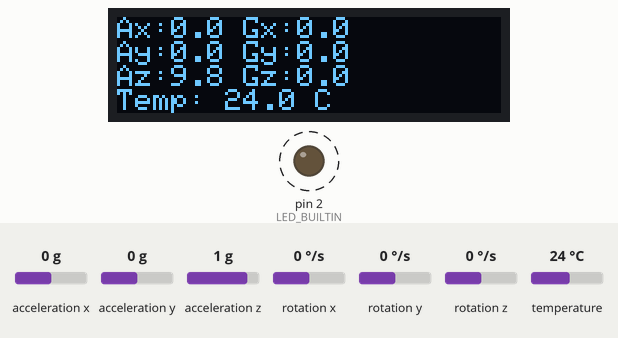
Simulated run of this program. Board: Arduino Uno, built with avr-gcc and run on an emulated ATmega328P. On the bench: 128×32 one-colour display, output pins drawn as LEDs (lit = HIGH). Dashed ring = blinking. The test bench sets the inputs (shaded band); at power-on: acceleration x 0 g, acceleration y 0 g, acceleration z 1 g, rotation x 0 °/s, rotation y 0 °/s, rotation z 0 °/s, temperature 24 °C. What the program prints to the serial monitor is not drawn.

Above: at 2.3 s.
2.4 s: acceleration x set to -1.4 g
At 3.7 s:
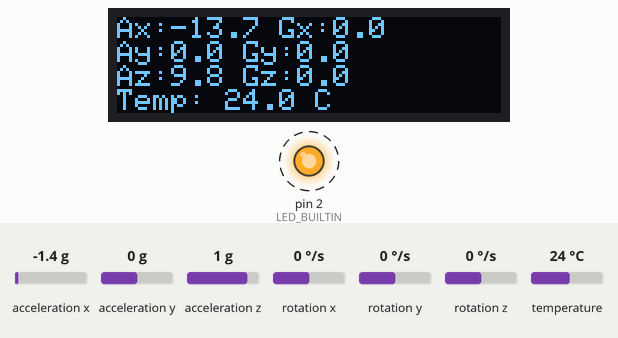
4.6 s: acceleration y set to -1.4 g
At 5.6 s:
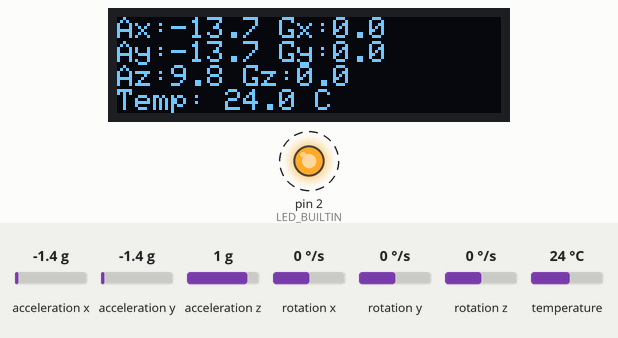
6.6 s: acceleration z set to -1.4 g
At 7.6 s:
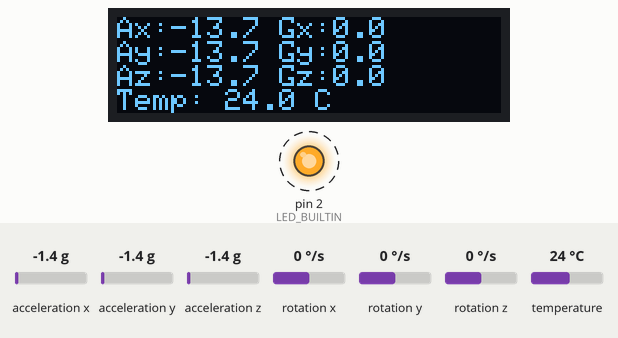
8.7 s: rotation x set to -192 °/s
At 9.8 s:
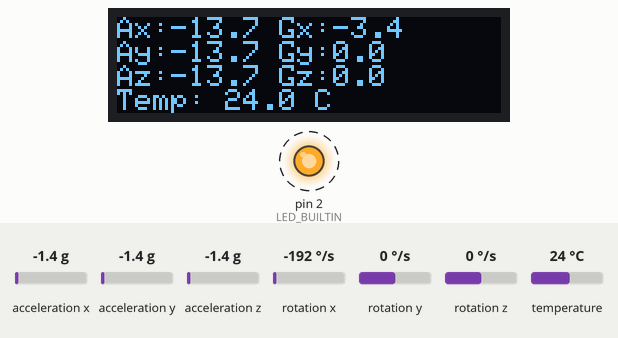
10.7 s: rotation y set to -192 °/s
At 12.0 s:
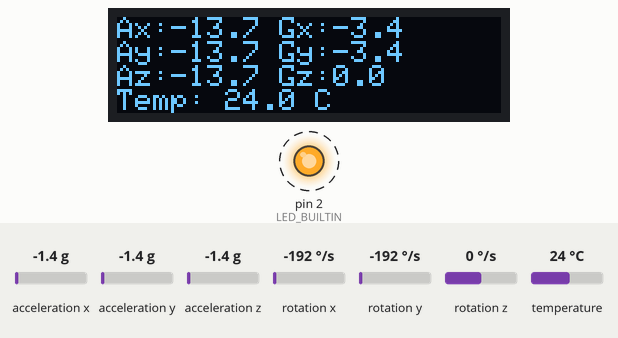
12.7 s: rotation z set to -192 °/s
At 14.0 s:
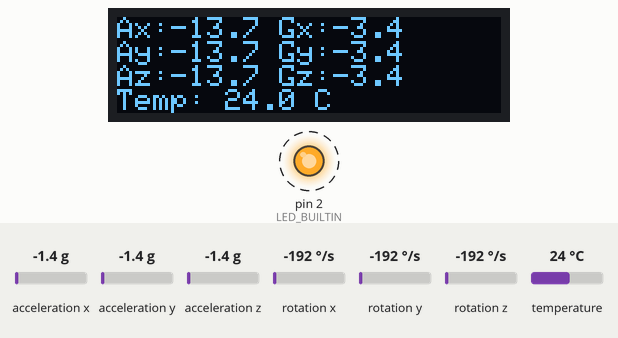
Timing chart, 0 to 15.7 s (numbered marks = the images above; inputs shaded):
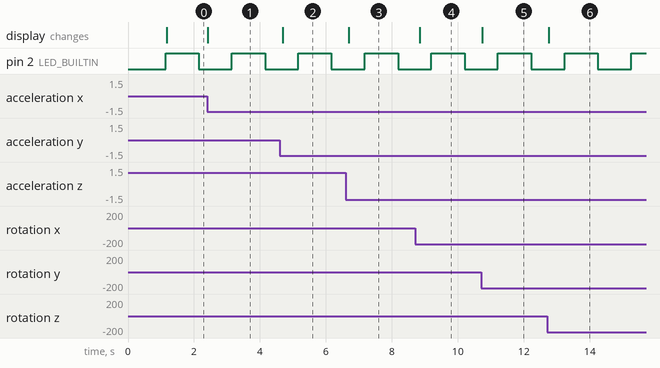

The program:

main.cpp
```cpp
#include <Arduino.h>
#include <Adafruit_MPU6050.h>
#include <Adafruit_SSD1306.h>
#include <Adafruit_Sensor.h>
#include <Wire.h>

// Definición del pin del LED integrado para la depuración
#define LED_BUILTIN 2

// Objetos para los sensores y la pantalla
Adafruit_MPU6050 mpu;
Adafruit_SSD1306 display = Adafruit_SSD1306(128, 32, &Wire);

// Banderas para verificar si los dispositivos se inicializaron correctamente
bool sensor_ok = false;
bool display_ok = false;

void setup() {
  Serial.begin(115200);
  pinMode(LED_BUILTIN, OUTPUT);
  Serial.println("--- Inicio de Diagnostico ---");
  Wire.begin();

  // 1. Diagnóstico de la pantalla OLED
  if (!display.begin(SSD1306_SWITCHCAPVCC, 0x3C)) {
    Serial.println("Error: No se pudo inicializar la pantalla OLED. Revise las conexiones.");
    for (int i = 0; i < 10; i++) {
      digitalWrite(LED_BUILTIN, HIGH);
      delay(100);
      digitalWrite(LED_BUILTIN, LOW);
      delay(100);
    }
  } else {
    display_ok = true;
    Serial.println("Pantalla OLED inicializada correctamente.");
    display.clearDisplay();
    display.setTextSize(1);
    display.setTextColor(WHITE);
    display.setCursor(0, 0);
    display.println("OLED OK");
    display.display();
    delay(1000);
  }

  // 2. Diagnóstico del sensor MPU6050
  if (!mpu.begin()) {
    Serial.println("Error: No se pudo encontrar el sensor MPU6050.");
    Serial.println("Verifique las conexiones I2C y la alimentacion.");
  } else {
    sensor_ok = true;
    Serial.println("Sensor MPU-6050 encontrado y inicializado.");
    mpu.setAccelerometerRange(MPU6050_RANGE_2_G);
    mpu.setGyroRange(MPU6050_RANGE_500_DEG);
    mpu.setFilterBandwidth(MPU6050_BAND_5_HZ);
  }

  Serial.println("--- Diagnostico Completo ---");
  delay(100);
}

// --- FUNCION loop() ---
void loop() {
  // Lógica para el LED parpadeante (sin cambios)
  static unsigned long lastBlinkTime = 0;
  if (millis() - lastBlinkTime > 1000) {
    digitalWrite(LED_BUILTIN, !digitalRead(LED_BUILTIN));
    lastBlinkTime = millis();
  }

  // Si ambos dispositivos funcionan, proceder a la lógica principal
  if (sensor_ok) {
    sensors_event_t a, g, temp;
    mpu.getEvent(&a, &g, &temp);

    // --- SECCIÓN PARA EL ENVÍO DE DATOS ---
    // Envía todos los datos en una sola línea, separados por comas.
    Serial.print(a.acceleration.x);
    Serial.print(",");
    Serial.print(a.acceleration.y);
    Serial.print(",");
    Serial.print(a.acceleration.z);
    Serial.print(",");
    Serial.print(g.gyro.x);
    Serial.print(",");
    Serial.print(g.gyro.y);
    Serial.print(",");
    Serial.print(g.gyro.z);
    Serial.print(",");
    Serial.println(temp.temperature); // Usamos println() en el último dato para el salto de línea

    // Si la pantalla también funciona, la actualizamos para visualización local
    if (display_ok) {
        display.clearDisplay();
        display.setCursor(0, 0);
        display.print("Ax:"); display.print(a.acceleration.x, 1);
        display.print(" Gx:"); display.println(g.gyro.x, 1);
        display.print("Ay:"); display.print(a.acceleration.y, 1);
        display.print(" Gy:"); display.println(g.gyro.y, 1);
        display.print("Az:"); display.print(a.acceleration.z, 1);
        display.print(" Gz:"); display.println(g.gyro.z, 1);
        display.print("Temp: "); display.print(temp.temperature, 1); display.println(" C");
        display.display();
    }

  } else if (display_ok && !sensor_ok) {
    // Lógica para mostrar error si el sensor falla
    display.clearDisplay();
    display.setCursor(0, 0);
    display.println("ERROR: Sensor MPU6050");
    display.println("no detectado. Revise");
    display.println("conexiones.");
    display.display();
  }
  // Si ni el sensor ni la pantalla funcionan, el LED parpadeará como única indicación.

  delay(100); // Retardo para no saturar el puerto serial
}
```

Measured:
- after the input at 2.4 s, the display: changes at once (image 1)
- after the input at 4.6 s, the display: changes after 0.08 s (image 2)
- after the input at 6.6 s, the display: changes after 0.10 s (image 3)
- after the input at 8.7 s, the display: changes after 0.14 s (image 4)
- after the input at 10.7 s, the display: changes at once (image 5)
- after the input at 12.7 s, the display: changes after 0.05 s (image 6)
